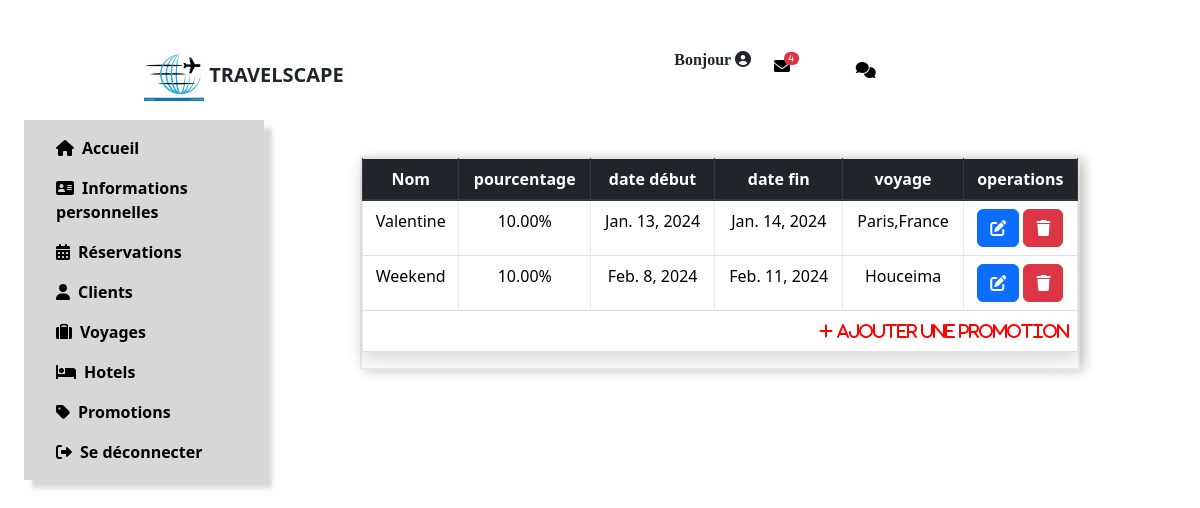
The page /voyages/promotion/ (signed in) on the database its author committed.
### Voyages/models.py (models this page shows)
class Promotion(models.Model):
    id = models.AutoField(primary_key=True)
    nom = models.CharField(max_length=255)
    pourcentage = models.DecimalField(max_digits=5, decimal_places=2)
    date_debut = models.DateField()
    date_fin = models.DateField()
    voyage = models.ForeignKey(Voyages, on_delete=models.CASCADE)
    def __str__(self):
        return f"{self.nom} - {self.voyage.titre}"

class Voyages(models.Model):
    CATEGORIES_CHOICES = [
        ('cat1', 'Couples'),
        ('cat2', ' Familles'),
        ('cat3', ' Equipes'),
        ('cat4', 'Haj & Omra ')
    ]
    id = models.AutoField(primary_key=True)
    titre = models.CharField(max_length=255)
    description = HTMLField('Description')
    programme=HTMLField('Programme')
    info_pratique=HTMLField('Info_pratique')
    prix = models.DecimalField(max_digits=10, decimal_places=2)
    date_depart = models.DateField()
    date_arrive = models.DateField()
    destination = models.CharField(max_length=255)
    photos = models.ManyToManyField(Image)
    categories = models.CharField(max_length=50, choices=CATEGORIES_CHOICES)
    nombre_de_places = models.PositiveIntegerField()
    nombre_de_places_adultes = models.PositiveIntegerField()
    nombre_de_places_enfants = models.PositiveIntegerField()
    nombre_de_pieces = models.PositiveIntegerField()
    promotions = models.BooleanField(default=False)
    hotel = models.ForeignKey('Hotel', on_delete=models.SET_NULL, null=True, blank=True)
    isthebest_destination = models.BooleanField(default=False)
    def __str__(self):
        return self.titre

### Voyages/views.py (the view)
# urls.py: path('promotion/',views.promotion,name='promotion'),
def promotion(request):
    user = request.user
    admin = Administrator.objects.filter(user=user).first()
    voyages=Voyages.objects.all()
    promotion=Promotion.objects.all()
    notif= Contact.objects.filter( is_read=False).count()
    context ={
        'admin': admin,
        'voyages': voyages,
        'promotion': promotion,
        'notif':notif,
    }
    print(promotion)
    return render(request,'promotions.html',context)

### reservation/templates/promotions.html (shortened to what this page needs)
{% load static %}
<!DOCTYPE html>
<html lang="en">
  <head>
            <link rel="stylesheet" href="{% static 'font-awesome-4.7.0/css/font-awesome.min.css' %}">
            <link rel="stylesheet" href="{% static 'css/bootstrap.min.css' %}">
            <link rel="stylesheet" type="text/css" href="{% static 'css/datepicker.css' %}">
            <link rel="stylesheet" type="text/css" href="{% static 'slick/slick.css' %}">
            <link rel="stylesheet" type="text/css" href="{% static 'slick/slick-theme.css' %}">
            <link rel="stylesheet" href="{% static 'css/templatemo-style.css' %}">
            <link href="https://cdn.jsdelivr.net/npm/bootstrap@5.3.2/dist/css/bootstrap.min.css" rel="stylesheet">
            <link rel="stylesheet" href="https://cdnjs.cloudflare.com/ajax/libs/font-awesome/5.15.1/css/all.min.css">
            <link rel="stylesheet" href="https://cdnjs.cloudflare.com/ajax/libs/font-awesome/6.0.0/css/all.min.css">
            <link href="https://cdn.jsdelivr.net/npm/bootstrap-icons@1.18.0/font/bootstrap-icons.css" rel="stylesheet">
            <link rel="stylesheet" href="https://cdn.jsdelivr.net/npm/bootstrap-icons@1.18.0/font/bootstrap-icons.css">
            <link rel="stylesheet" href="https://cdn.jsdelivr.net/npm/bootstrap-icons@1.21.0/font/bootstrap-icons.css">
            <link rel="stylesheet" href="https://netdna.bootstrapcdn.com/font-awesome/4.0.3/css/font-awesome.css">
            <link href="https://unpkg.com/gijgo@1.9.13/css/gijgo.min.css" rel="stylesheet" type="text/css" />
            </head>
  <body  style=" position: fixed;">
		<div class="tm-top-bar" style="position: fixed;">
			<div class="container">
				<div class="row" >
					<nav class="navbar navbar-expand-lg narbar-light"  >
						<div  style="margin-left:10%">
						  <a class="navbar-brand mr-auto" >
							<img src="{% static 'img/OIP.jpg' %}" alt="Site logo">
							Travelscape
						</a>
					</div>
						<div class="collapse navbar-collapse tm-bg-white" >
							<ul class="navbar-nav "  style="margin-left:40%;"class="row">
                <li style="margin-top:40px">
	                <p style="font-family: 'Lucida Handwriting', cursive;">Bonjour {{admin.user.first_name}}
                  {% if admin.image%}
                                        <img src="{{ admin.image.url }}" style="width : 35px; height : 35px; border: none; border-radius : 75px">
                                    {% else %}
                                        <i class="fa-solid fa-circle-user"></i>
                                    {% endif %}
                  </p>
                </li>
                <li class="row" >
                    <a href="{% url 'contact' %}" class="nav-link">
                        <i class="fas fa-envelope" style="margin-right:4%">
                         <span class="badge badge-danger">{{ notif }}</span>
                        </i>
 </a>
                </li>
                <li class="row" >
                    <a href="{% url 'com' %}" class="nav-link">
                        <i class="fas fa-comments" style="margin-left:4%">
                        </i>
  </a>
                </li>
							</ul>
							</div>
						</div>
			</div>
		</div>
    <nav class="navbar navbar-expand-lg navbar-light sec" style="width:20%; margin-top:10%;margin-left:2%;position:fixed ">
        <ul class="nav flex-column">
            <li class="nav-item">
                <a href="/" class="nav-link"><i class="fas fa-home"></i>Accueil</a>
            </li>
            <li class="nav-item">
                <a href="{% url 'dashboardAdmin'%}" class="nav-link"><i class="fa-solid fa-address-card"></i>Informations personnelles</a>
            </li>
            <li class="nav-item">
                <a href="{% url 'tousreservation' %}" class="nav-link"><i class="fas fa-calendar"></i>Réservations</a>
            </li>
            <li class="nav-item">
                <a href="{% url 'clients' %}" class="nav-link"><i class="fas fa-user"></i>Clients</a>
            </li>
            <li class="nav-item">
                <a href="{% url 'tousvoyages'%}" class="nav-link"><i class="fas fa-suitcase"></i>Voyages</a>
            </li>
            <li class="nav-item">
                <a href="{% url 'hotel' %}" class="nav-link"><i class="fas fa-bed" ></i>Hotels</a>
            </li>
            <li class="nav-item">
                <a href="{% url 'promotion' %}" class="nav-link"><i class="fas fa-tag"></i>Promotions</a>
            </li>
            <li class="nav-item">
                <a href="{% url 'log_out' %}" class="nav-link"><i class="fas fa-sign-out-alt"></i>Se déconnecter</a>
            </li>
        </ul>
    </nav>
    <div  class="info" style="position:fixed;margin-top:13%;margin-left:30%;width:60%" >
    <div class="table-responsive shadow mb-3">
        <table class="table table-bordered table-hover bg-white mb-0" style="">
            <thead class="thead-dark">
                <tr>
                    <th style="text-align: center">Nom</th>
                    <th style="text-align: center">pourcentage </th>
                    <th style="text-align: center"> date début</th>
                    <th style="text-align: center">date fin </th>
                    <th style="text-align: center"> voyage</th>
                    <th style="text-align: center">operations</th>
                </tr>
            </thead>
            <tbody>
                {% for promo in promotion %}
                                    <td style="text-align: center"> {{promo.nom}}</td>
                                    <td style="text-align: center">{{promo.pourcentage}}%</td>
                                    <td style="text-align: center">{{promo.date_debut}}</td>
                                    <td style="text-align: center">{{promo.date_fin}}</td>
                                    <td style="text-align: center">{{promo.voyage.destination}}</td>
                                    <td style="text-align: center">
                                        <a href="" data-toggle="modal" data-target="#{{promo.id}}" class="btn btn-primary"><i class="fas fa-edit"></i> </a>
                                        <a href="{% url 'deletepromo' promo.id %}" class="btn btn-danger"><i class="fas fa-trash"></i> </a>
                                    </td>
                                               {% endfor %}
                <tr colspan="1">
                        <td colspan="9" style="text-align: right">
                            <span data-toggle="modal" data-target="#ajouterpromo">
                                <i class="fas fa-plus" style="color: red;">   Ajouter une promotion</i>
                            </span>
                        </td>
                    </tr>
            </tbody>
        </table>
    </div>
</div>
  </body>
</html>

### static/css/datepicker.css (style rules this page uses)
ul { list-style-type: none; }

### static/css/templatemo-style.css (style rules this page uses)
body { font-family: 'Open Sans', Helvetica, Arial, sans-serif; font-size: 13px; font-weight: 300; background: #100f0f; }
a, button { transition: all 0.3s ease; }
p:last-child { margin-bottom: 0; }
.btn-primary { background: #69c6ba; border: none; border-radius: 0; outline: none; }
.tm-top-bar .navbar-expand-lg .navbar-nav .nav-link { padding: 50px 35px; }
.tm-top-bar { position: fixed; top: 0; left: 0; width: 100%; padding: 0; z-index: 10000; transition: all 0.2s ease-in-out; height: 119px; background: white; }
.tm-top-bar .navbar-brand img { width: 60px; height: auto; }
.tm-top-bar a { color: black; }
.navbar-brand { font-size: 2.2rem; text-transform: uppercase; }
.navbar { font-weight: 700; width: 100%; padding-top: 0; padding-bottom: 0; }

### reservation/templates/promotions.html (style rules this page uses)
.badge { position: relative; }
.badge-danger { top: -27px; left:10px; font-size: 45%; font-weight: bold; }
.info { float:right; border: 2px solid rgb(234, 234, 234); font-size: medium; width: 45%; box-shadow: 5px 2px 10px rgb(208, 210, 208); margin:-13% 20%; }
.sec { list-style-type: square; margin-top: 10%; margin-left: 10%; width: 15%; box-shadow: 8px 8px 5px rgb(215, 215, 215); background-color:rgb(215, 215, 215); overflow: initial; }
.nav { list-style: none; display: flex; justify-content: space-between; }
.nav-item { margin-left: 1rem; margin-right: 1rem; }
.nav-link { color: #000; font-size: 1rem; }
.nav-link i { margin-right: 0.5rem; }
ul { list-style-type: none; }

### rows shown on the page
Promotion: nom "Valentine", pourcentage "10.00", date_debut "Jan. 13, 2024", date_fin "Jan. 14, 2024", voyage.destination "Paris,France"
Promotion: nom "Weekend", pourcentage "10.00", date_debut "Feb. 8, 2024", date_fin "Feb. 11, 2024", voyage.destination "Houceima"

### other values the page prints
{{ notif }} "4"
